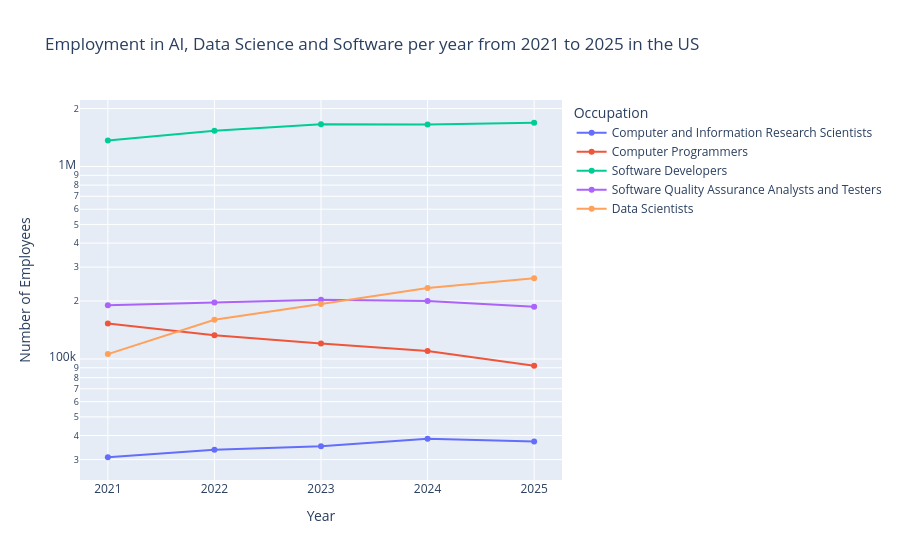

Notebook code for this chart:
### Markdown cell above
## Visualisation 6 - Line Chart
- **Objective:** Found out the difference of AI, Data Science and Software employment from 2021 to 2025
- **Visualisation type:** The line chart allows to see

### Code cell
fig_line = px.line(
    trend,
    x = "YEAR",
    y = "TOT_EMP",
    color = "OCC_TITLE",
    markers = True,
    log_y = True,
    title = "Employment in AI, Data Science and Software per year from 2021 to 2025 in the US",
    labels = {"TOT_EMP": "Number of Employees", "YEAR":"Year", "OCC_TITLE": "Occupation"}
)
fig_line.show()

### Figure 1 — Plotly figure (JSON) as saved in the notebook; plotly's stock layout.template omitted (floating-point values rounded to 4 significant figures)
{"data": [{"hovertemplate": "Occupation=Computer and Information Research Scientists<br>Year=%{x}<br>Number of Employees=%{y}<extra></extra>", "legendgroup": "Computer and Information Research Scientists", "line": {"color": "#636efa", "dash": "solid"}, "marker": {"symbol": "circle"}, "mode": "lines+markers", "name": "Computer and Information Research Scientists", "orientation": "v", "showlegend": true, "type": "scatter", "x": [2021, 2022, 2023, 2024, 2025], "xaxis": "x", "y": [30840, 33780, 35210, 38480, 37200], "yaxis": "y"}, {"hovertemplate": "Occupation=Computer Programmers<br>Year=%{x}<br>Number of Employees=%{y}<extra></extra>", "legendgroup": "Computer Programmers", "line": {"color": "#EF553B", "dash": "solid"}, "marker": {"symbol": "circle"}, "mode": "lines+markers", "name": "Computer Programmers", "orientation": "v", "showlegend": true, "type": "scatter", "x": [2021, 2022, 2023, 2024, 2025], "xaxis": "x", "y": [152610, 132740, 120370, 109870, 92230], "yaxis": "y"}, {"hovertemplate": "Occupation=Software Developers<br>Year=%{x}<br>Number of Employees=%{y}<extra></extra>", "legendgroup": "Software Developers", "line": {"color": "#00cc96", "dash": "solid"}, "marker": {"symbol": "circle"}, "mode": "lines+markers", "name": "Software Developers", "orientation": "v", "showlegend": true, "type": "scatter", "x": [2021, 2022, 2023, 2024, 2025], "xaxis": "x", "y": [1364180, 1534790, 1656880, 1654440, 1687890], "yaxis": "y"}, {"hovertemplate": "Occupation=Software Quality Assurance Analysts and Testers<br>Year=%{x}<br>Number of Employees=%{y}<extra></extra>", "legendgroup": "Software Quality Assurance Analysts and Testers", "line": {"color": "#ab63fa", "dash": "solid"}, "marker": {"symbol": "circle"}, "mode": "lines+markers", "name": "Software Quality Assurance Analysts and Testers", "orientation": "v", "showlegend": true, "type": "scatter", "x": [2021, 2022, 2023, 2024, 2025], "xaxis": "x", "y": [190120, 196420, 203040, 199800, 186740], "yaxis": "y"}, {"hovertemplate": "Occupation=Data Scientists<br>Year=%{x}<br>Number of Employees=%{y}<extra></extra>", "legendgroup": "Data Scientists", "line": {"color": "#FFA15A", "dash": "solid"}, "marker": {"symbol": "circle"}, "mode": "lines+markers", "name": "Data Scientists", "orientation": "v", "showlegend": true, "type": "scatter", "x": [2021, 2022, 2023, 2024, 2025], "xaxis": "x", "y": [105980, 159630, 192710, 233440, 262440], "yaxis": "y"}], "layout": {"legend": {"title": {"text": "Occupation"}, "tracegroupgap": 0}, "title": {"text": "Employment in AI, Data Science and Software per year from 2021 to 2025 in the US"}, "xaxis": {"anchor": "y", "domain": [0, 1], "title": {"text": "Year"}}, "yaxis": {"anchor": "x", "domain": [0, 1], "title": {"text": "Number of Employees"}, "type": "log"}}}
